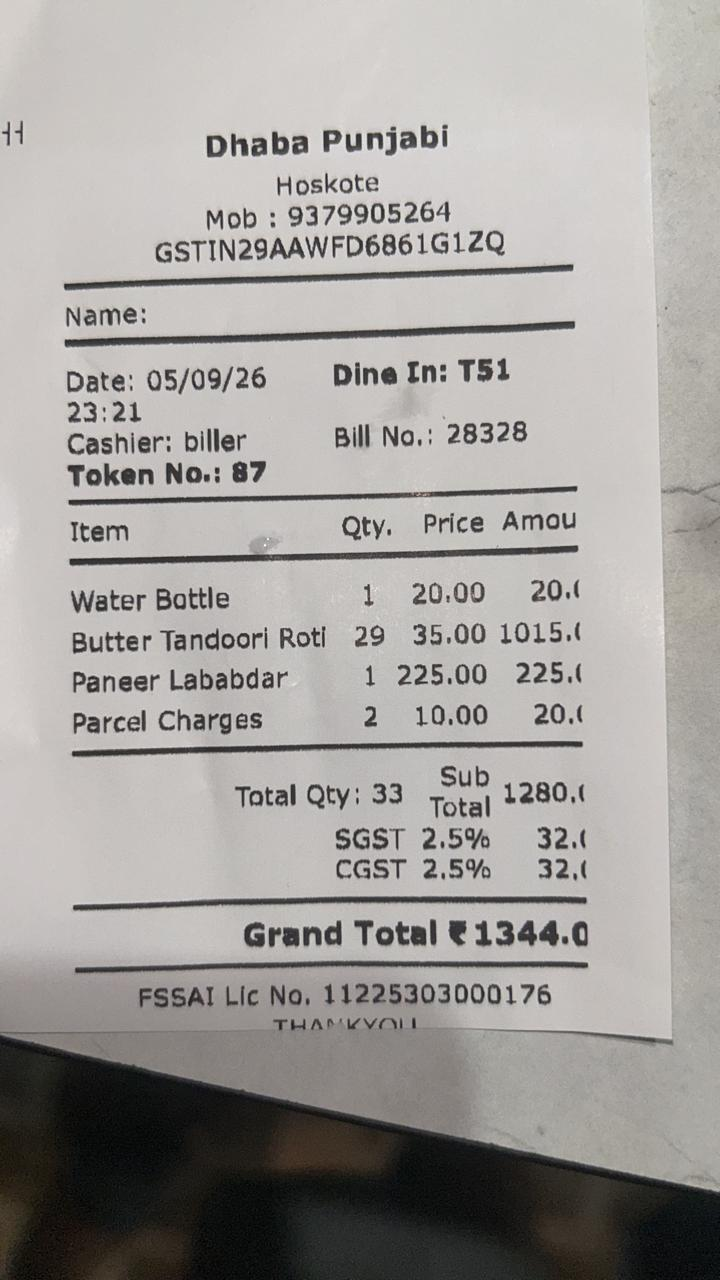
#> input picture data/real_test_samples/dhaba_punjabi.jpg, 720 x 1280 px
$ python -i quick_check.py   (imports and definitions only)
#> lines starting #> are read from the running program, lines starting #| are printed output that depends on the picture; after the words box and inside, x2 and y2 are one past the last pixel; in counts of white or black regions, pixels touching at a corner belong together
### src/data/load_cord.py
"""
Apna khud ka CORD loader - HF ke flaky loading script pe depend nahi karta.
Ab data/raw/CORD/{train,dev,test}/{image,json} me local files hain (already
download ho chuki), isliye seedha unhi ko parse karenge.

Format samajhna zaroori hai: har receipt ke json me "valid_line" hoti hai -
ek list jisme har item ek "line" hai (jaise ek receipt row), jisme:
  - "words": us line ke words, har word ka apna quad (4-corner bounding box)
  - "category": us poori line ka label (jaise "menu.nm" = item name,
    "total.total_price" = total amount, "other" = kuch important nahi)

Hum har WORD ko token banate hain, BIO tagging scheme use karke:
  - "other" category ke words -> label "O" (Outside, kuch nahi)
  - kisi field ke pehle word -> "B-<FIELD>" (Beginning)
  - usi field ke baad wale words -> "I-<FIELD>" (Inside, continuation)
Ye BIO scheme hi hai jisse model per-word predict karke fields reconstruct
karta hai - LayoutLMv3 isi format me train hota hai.
"""
import json
import os
from pathlib import Path

from PIL import Image

RAW_DIR = Path("data/raw/CORD")

LABELS = [
    "O", "B-MENU.NM", "B-MENU.NUM", "B-MENU.UNITPRICE", "B-MENU.CNT",
    "B-MENU.DISCOUNTPRICE", "B-MENU.PRICE", "B-MENU.ITEMSUBTOTAL",
    "B-MENU.VATYN", "B-MENU.ETC", "B-MENU.SUB_NM", "B-MENU.SUB_UNITPRICE",
    "B-MENU.SUB_CNT", "B-MENU.SUB_PRICE", "B-MENU.SUB_ETC",
    "B-VOID_MENU.NM", "B-VOID_MENU.PRICE", "B-SUB_TOTAL.SUBTOTAL_PRICE",
    "B-SUB_TOTAL.DISCOUNT_PRICE", "B-SUB_TOTAL.SERVICE_PRICE",
    "B-SUB_TOTAL.OTHERSVC_PRICE", "B-SUB_TOTAL.TAX_PRICE", "B-SUB_TOTAL.ETC",
    "B-TOTAL.TOTAL_PRICE", "B-TOTAL.TOTAL_ETC", "B-TOTAL.CASHPRICE",
    "B-TOTAL.CHANGEPRICE", "B-TOTAL.CREDITCARDPRICE", "B-TOTAL.EMONEYPRICE",
    "B-TOTAL.MENUTYPE_CNT", "B-TOTAL.MENUQTY_CNT",
    "I-MENU.NM", "I-MENU.NUM", "I-MENU.UNITPRICE", "I-MENU.CNT",
    "I-MENU.DISCOUNTPRICE", "I-MENU.PRICE", "I-MENU.ITEMSUBTOTAL",
    "I-MENU.VATYN", "I-MENU.ETC", "I-MENU.SUB_NM", "I-MENU.SUB_UNITPRICE",
    "I-MENU.SUB_CNT", "I-MENU.SUB_PRICE", "I-MENU.SUB_ETC",
    "I-VOID_MENU.NM", "I-VOID_MENU.PRICE", "I-SUB_TOTAL.SUBTOTAL_PRICE",
    "I-SUB_TOTAL.DISCOUNT_PRICE", "I-SUB_TOTAL.SERVICE_PRICE",
    "I-SUB_TOTAL.OTHERSVC_PRICE", "I-SUB_TOTAL.TAX_PRICE", "I-SUB_TOTAL.ETC",
    "I-TOTAL.TOTAL_PRICE", "I-TOTAL.TOTAL_ETC", "I-TOTAL.CASHPRICE",
    "I-TOTAL.CHANGEPRICE", "I-TOTAL.CREDITCARDPRICE", "I-TOTAL.EMONEYPRICE",
    "I-TOTAL.MENUTYPE_CNT", "I-TOTAL.MENUQTY_CNT",
    # --- Phase 5: synthetic Indian invoices ke naye fields (CORD me nahi the) ---
    # Purane 61 labels ke BAAD appended (beech me nahi) - taaki unki id same
    # rahe aur trained classifier head ke pehle 61 output dims ka meaning na badle.
    "B-HEADER.VENDOR", "B-HEADER.GSTIN", "B-HEADER.INVOICENO",
    "B-HEADER.INVOICEDATE", "B-MENU.HSN", "B-SUB_TOTAL.CGST_PRICE",
    "B-SUB_TOTAL.SGST_PRICE",
    "I-HEADER.VENDOR", "I-HEADER.GSTIN", "I-HEADER.INVOICENO",
    "I-HEADER.INVOICEDATE", "I-MENU.HSN", "I-SUB_TOTAL.CGST_PRICE",
    "I-SUB_TOTAL.SGST_PRICE",
]


# [17 lines left out: functions quad_to_box, normalize_bbox, not called in this run]


def load_split(split):
    """split: 'train', 'dev', ya 'test'. Ek list of dict records deta hai."""
#> in ocr_word_count, image is the input picture: PIL image 720x1280 RGB; mean R, G, B 162.9, 159.8, 156.8
    json_dir = RAW_DIR / split / "json"
    image_dir = RAW_DIR / split / "image"
    examples = []

    for json_file in sorted(json_dir.glob("*.json")):
        with open(json_file, "r", encoding="utf-8") as f:
            data = json.load(f)

        image_path = image_dir / (json_file.stem + ".png")
        image = Image.open(image_path).convert("RGB")
        size = image.size

        words, bboxes, ner_tags = [], [], []
        for line in data["valid_line"]:
            line_words = [w for w in line["words"] if w["text"].strip() != ""]
            if not line_words:
                continue
            label = line["category"]
            for idx, w in enumerate(line_words):
                words.append(w["text"])
                box = normalize_bbox(quad_to_box(w["quad"]), size)
                bboxes.append(box)
                if label == "other":
                    ner_tags.append("O")
                elif idx == 0:
                    ner_tags.append("B-" + label.upper())
                else:
                    ner_tags.append("I-" + label.upper())

        examples.append({
            "id": json_file.stem,
            "words": words,
            "bboxes": bboxes,
            "ner_tags": ner_tags,
            "image_path": str(image_path),
        })

    return examples


# [25 lines that do not run on import are left out]

### src/ocr/quick_check.py
"""
Quick sanity check - 10 sample images pe OCR chala ke dekhte hain average
kitna kharab/achha hai, poori baseline banane se pehle.
"""
import glob
import numpy as np
import pytesseract
from PIL import Image, ImageOps, ImageFilter
from scipy import ndimage

pytesseract.pytesseract.tesseract_cmd = r"C:\Program Files\Tesseract-OCR\tesseract.exe"
KERNEL = 31


def otsu_threshold(arr):
    hist, _ = np.histogram(arr, bins=256, range=(0, 256))
    total = arr.size
    sum_total = np.dot(np.arange(256), hist)
    sum_b, w_b, max_var, threshold = 0, 0, 0, 0
    for t in range(256):
        w_b += hist[t]
        if w_b == 0:
            continue
        w_f = total - w_b
        if w_f == 0:
            break
        sum_b += t * hist[t]
        m_b, m_f = sum_b / w_b, (sum_total - sum_b) / w_f
        var_between = w_b * w_f * (m_b - m_f) ** 2
        if var_between > max_var:
            max_var, threshold = var_between, t
    return threshold


def crop_to_receipt(image):
    gray = ImageOps.grayscale(image)
    arr = np.array(gray)
    bright_mask = (arr > 150).astype(np.uint8) * 255
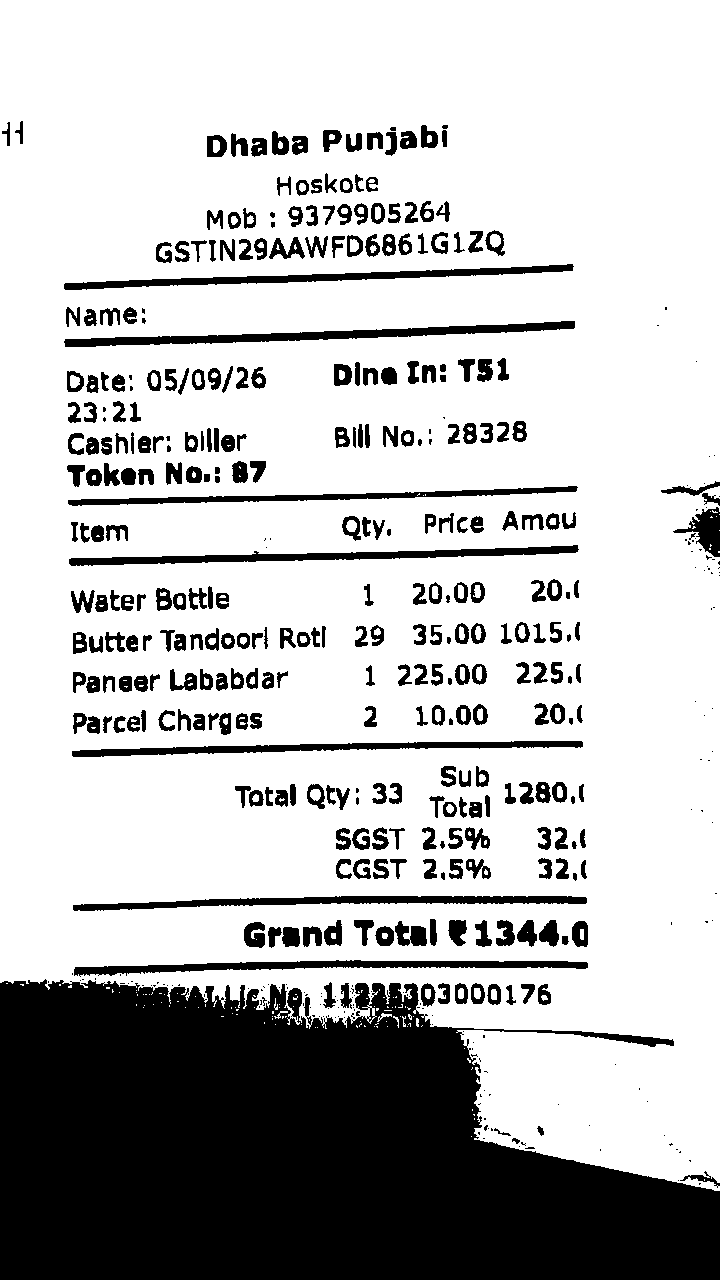
#> bright_mask: shape (1280, 720); 74.1% white; 487 black regions (157 under 20 px), largest, box (x1, y1, x2, y2) and area: (0, 979, 720, 1280) 162916, (64, 321, 575, 347) 4026, (69, 545, 579, 566) 3615
    mask_img = Image.fromarray(bright_mask, mode="L")
    opened = mask_img.filter(ImageFilter.MinFilter(KERNEL)).filter(ImageFilter.MaxFilter(KERNEL))
#> opened: PIL image 720x1280 L; 55.8% white; 21 black regions (13 under 20 px), largest, box (x1, y1, x2, y2) and area: (0, 125, 720, 1280) 399885, (335, 417, 527, 448) 3753, (661, 455, 720, 576) 3144
    opened_arr = np.array(opened) > 0
    labeled, num_features = ndimage.label(opened_arr)
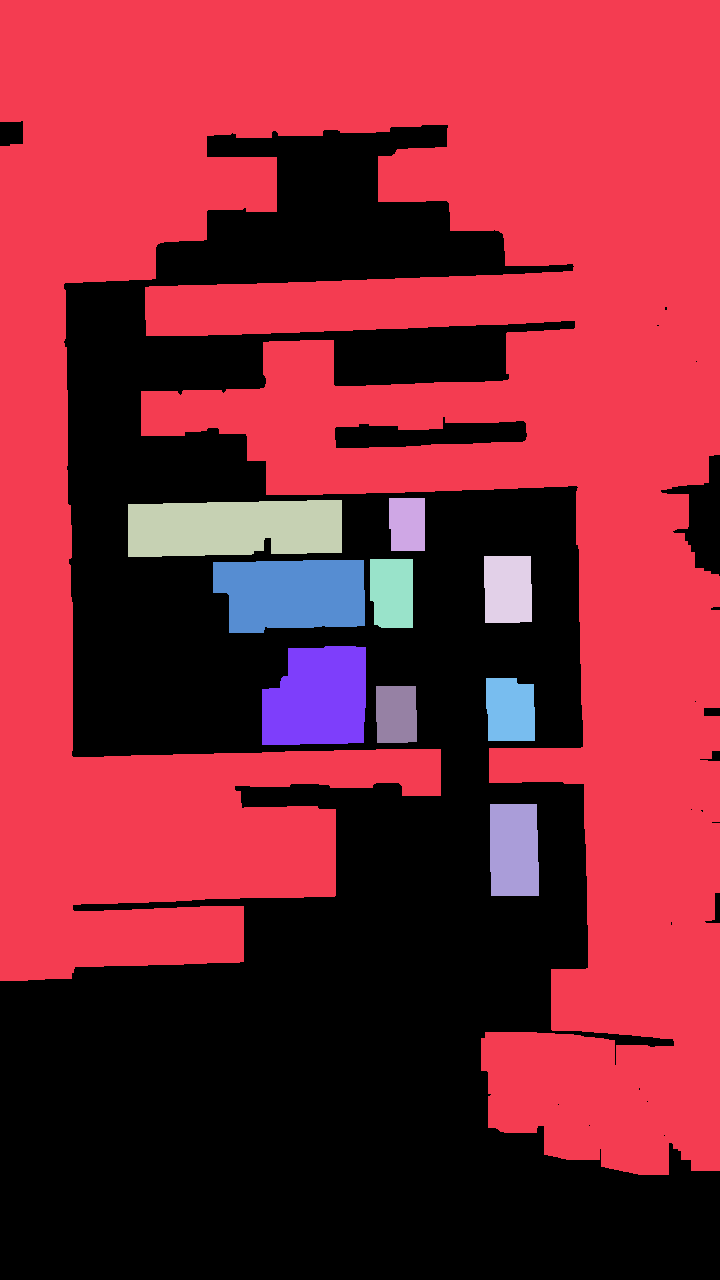
#> labeled: shape (1280, 720) int32; 11 distinct labels, from 0 to 10; one colour per label, 0 black
#> num_features = 10
    if num_features == 0:
        return gray
    sizes = ndimage.sum(opened_arr, labeled, range(1, num_features + 1))
#> sizes = [466425, 1864, 11192, 3141, 2844, 9729, 9062, 2898, 2283, 4400]
    largest_label = int(np.argmax(sizes)) + 1
#> largest_label = 1
    component_mask = labeled == largest_label
#> component_mask: shape (1280, 720) bool; 50.6% white; 21 black regions (13 under 20 px), largest, box (x1, y1, x2, y2) and area: (0, 125, 720, 1280) 447298, (335, 417, 527, 448) 3753, (661, 455, 720, 576) 3144
    rows = np.any(component_mask, axis=1)
    cols = np.any(component_mask, axis=0)
    y0, y1 = np.where(rows)[0][[0, -1]]
#> y0 = 0; y1 = 1174
    x0, x1 = np.where(cols)[0][[0, -1]]
#> x0 = 0; x1 = 719
    padding = 10
    x0, y0 = max(0, x0 - padding), max(0, y0 - padding)
    x1, y1 = min(arr.shape[1], x1 + padding), min(arr.shape[0], y1 + padding)
#> x1 = 720; y1 = 1184
    return gray.crop((x0, y0, x1, y1))
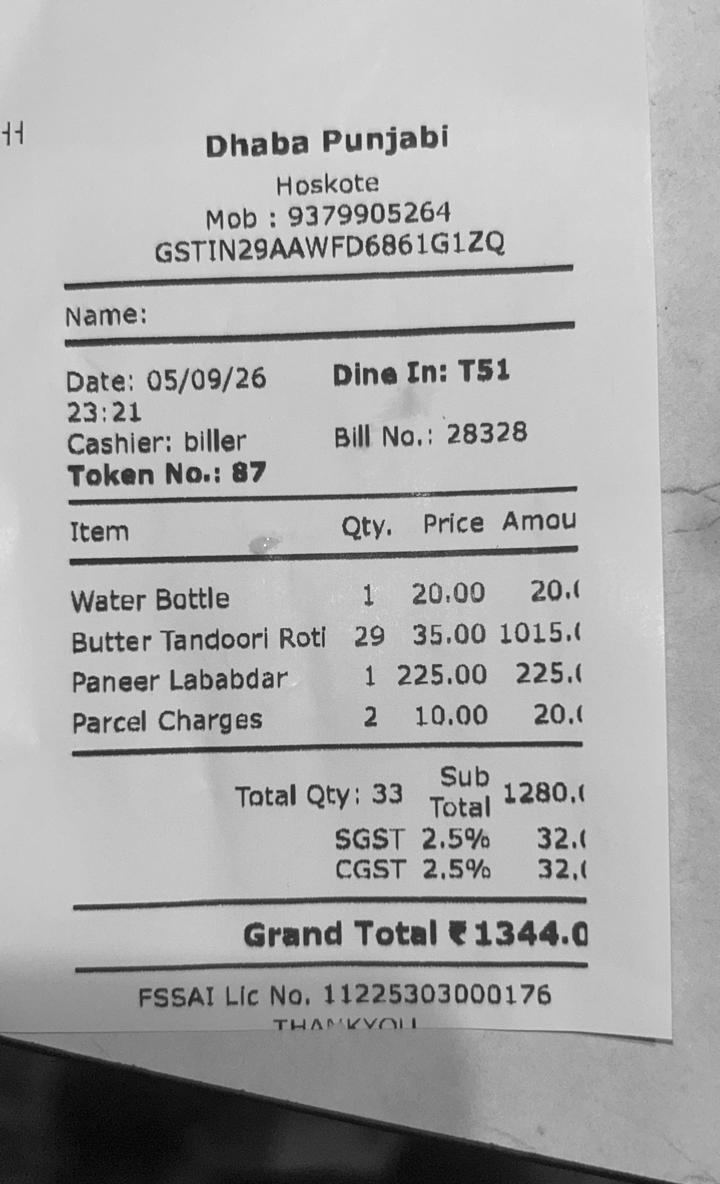
#> returned value: PIL image 720x1184 L; min 1, max 254, mean 171.1


def ocr_word_count(path):
    image = Image.open(path)
    cropped = crop_to_receipt(image)
    w, h = cropped.size
#> w = 720; h = 1184
    upscaled = cropped.resize((w * 3, h * 3), Image.LANCZOS)
    up_arr = np.array(upscaled)
    t = otsu_threshold(up_arr)
#> in otsu_threshold, `hist, _ = np.histogram(arr, bins=256, range=(0, 256))`: hist = 256 values, max 294248 at index 199, min 0 at index 245, mean 29970
#> in otsu_threshold, `sum_total = np.dot(np.arange(256), hist)`: sum_total = 1312734802
#> the loop in otsu_threshold, `for t in range(256):` made 256 passes
#> (w_b, w_f, sum_b, m_b, m_f, max_var) on passes 1 to 12: (2, 7672318, 0, 0, 171.1, 4.49e+11), (31, 7672289, 29, 0.935, 171.1, 6.89e+12), (111, 7672209, 189, 1.7, 171.1, 2.44e+13), (299, 7672021, 753, 2.52, 171.1, 6.52e+13), (687, 7671633, 2305, 3.36, 171.1, 1.48e+14), (1501, 7670819, 6375, 4.25, 171.1, 3.21e+14), (2985, 7669335, 15279, 5.12, 171.2, 6.31e+14), (5515, 7666805, 32989, 5.98, 171.2, 1.15e+15), (9484, 7662836, 64741, 6.83, 171.3, 1.97e+15), (15342, 7656978, 117463, 7.66, 171.4, 3.15e+15), (23388, 7648932, 197923, 8.46, 171.6, 4.76e+15), (33841, 7638479, 312906, 9.25, 171.8, 6.83e+15)
    binary = np.where(up_arr < t, 0, 255).astype(np.uint8)
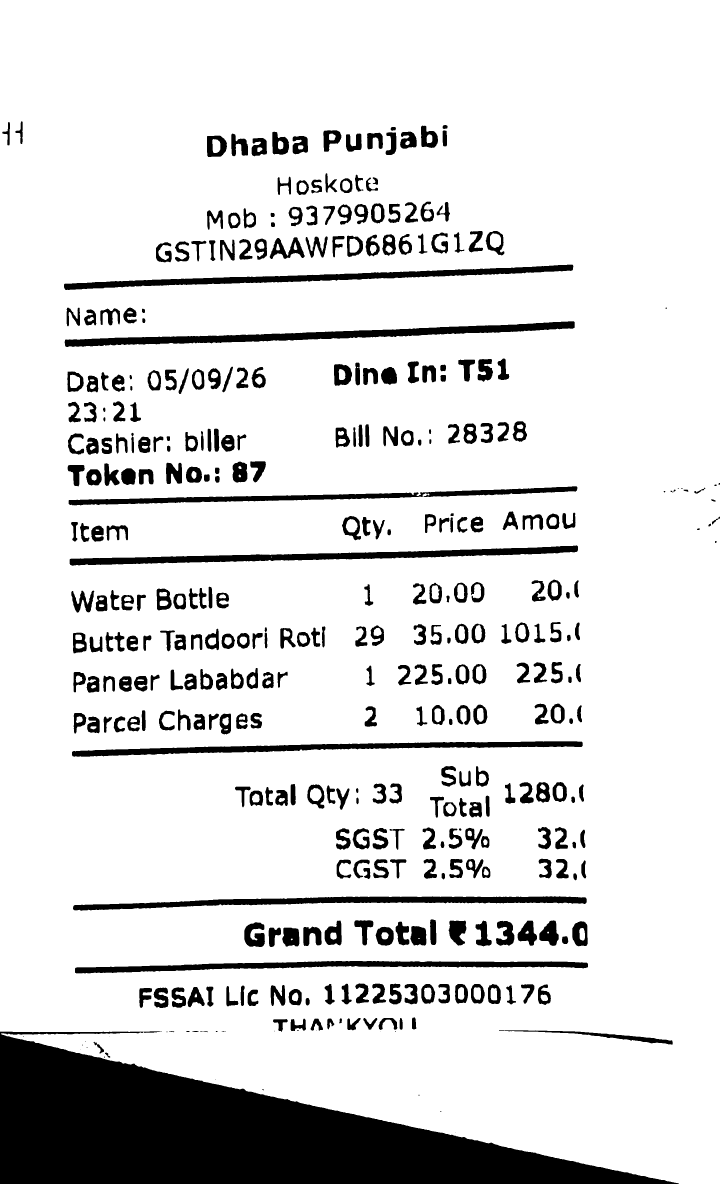
#> binary: shape (3552, 2160) (shown at 1/3 size); 86.6% white; 412 black regions (24 under 20 px), largest, box (x1, y1, x2, y2) and area: (0, 3094, 2037, 3552) 451512, (194, 964, 1724, 1041) 32353, (209, 1636, 1734, 1697) 28993
    final = Image.fromarray(binary, mode="L")
#> (the run stopped early here; a loop or call above may not have finished)
